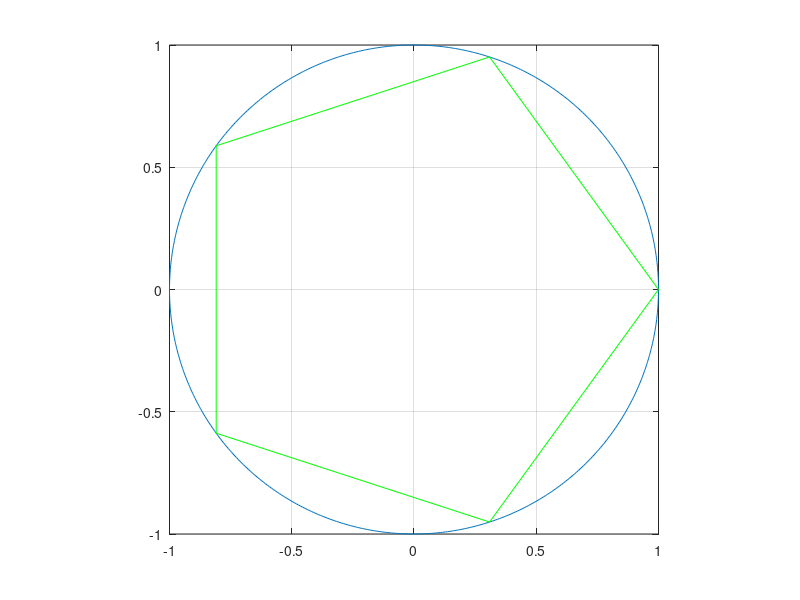

Source code (MATLAB):
clc
n=input('n=')
theta1=0:0.01:2*pi;
x0=0;
y0=0;
R=1
x=x0+R*cos(theta1);
y=y0+R*sin(theta1);
n=n+1;
theta=linspace(0,2*pi,n);
plot(x,y,cos(theta),sin(theta),'g-')
hold on
grid on
axis square